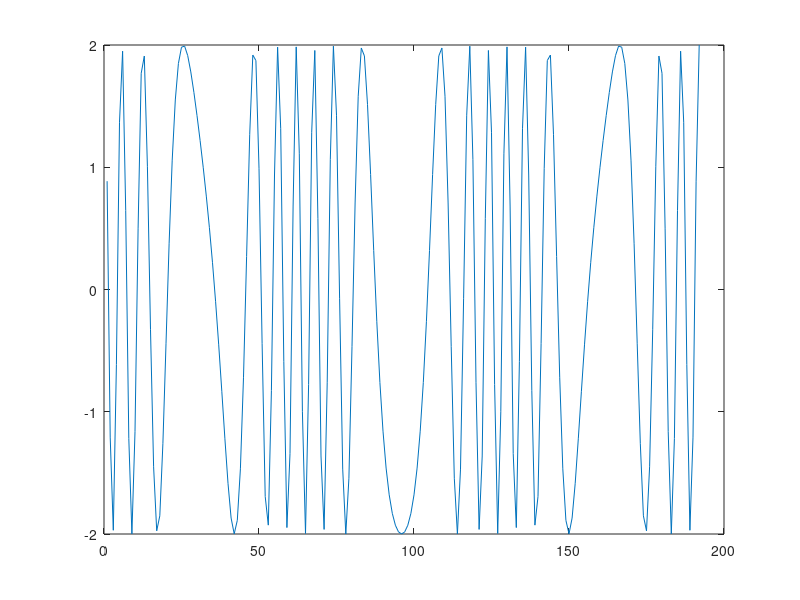

This chart was generated by the following MATLAB code:
clc
clear all
close all
N=192;
n=1:N
B=5;
Ac=2;
fc=19;
Am=3;
fm=3;
yfn=Ac*cos(2*pi*fc*n/N + B*sin(2*pi*fm*n/N))
plot(n,yfn)

